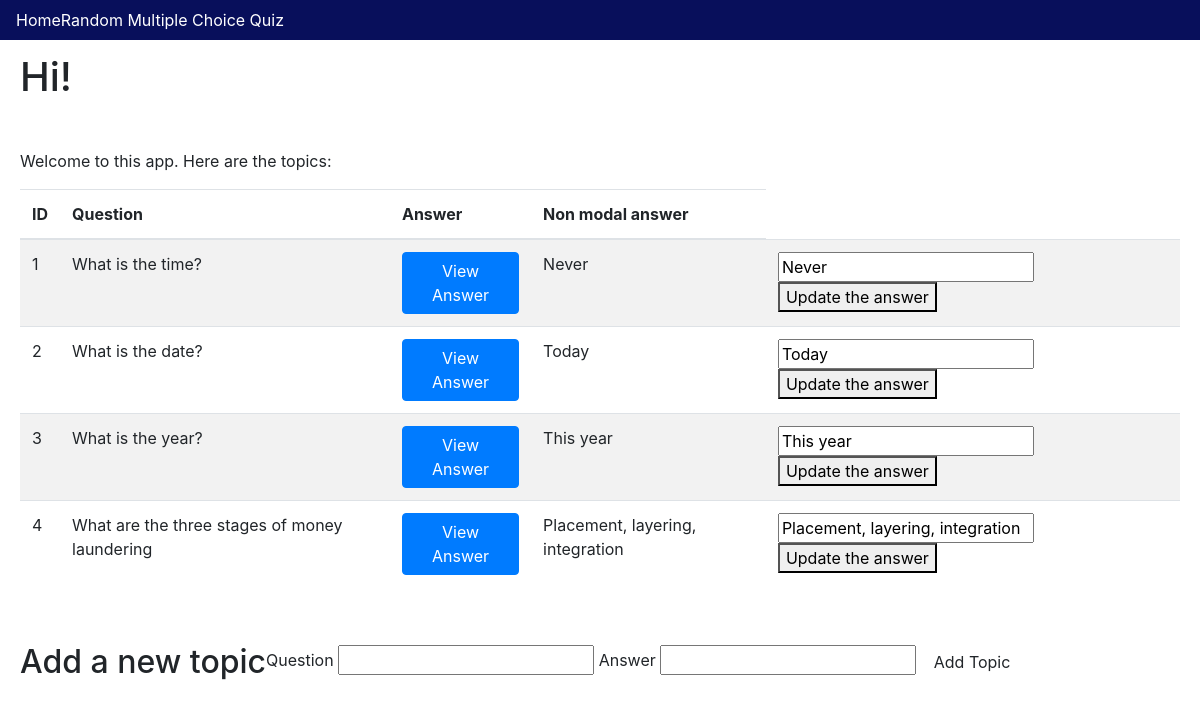
Before: / with the older database file.
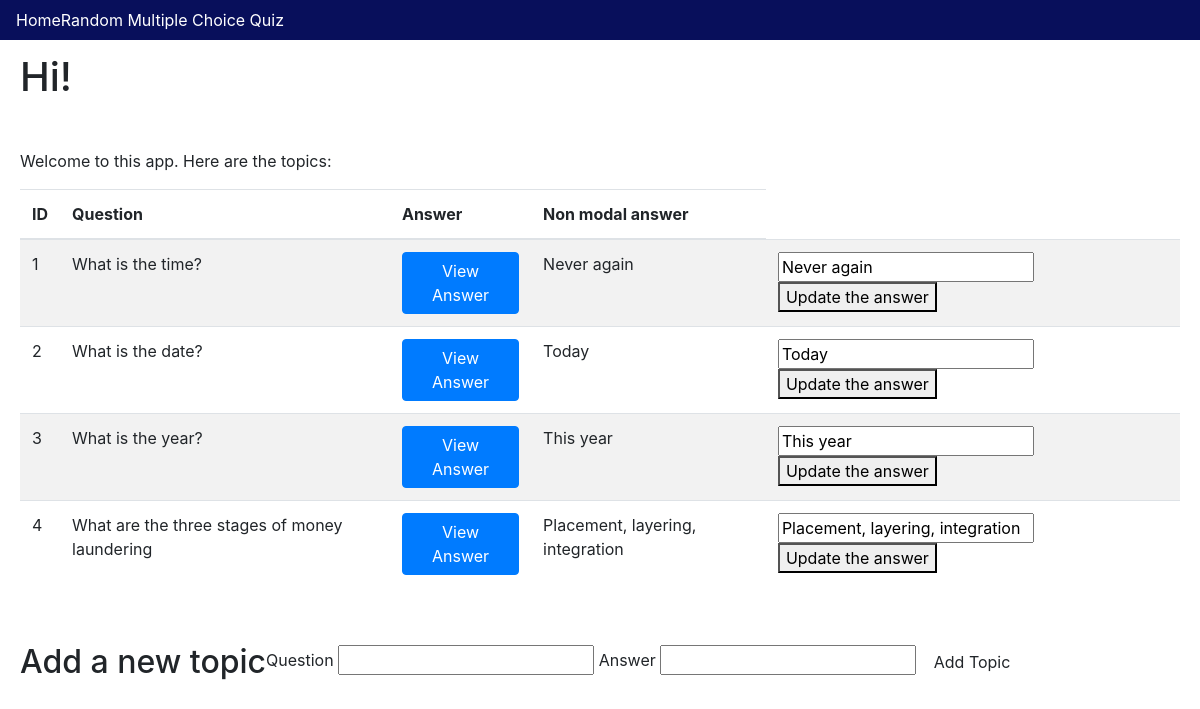
After: the same page with the newer database file.
### app/models.py (models this page shows, shortened)
class Topic(db.Model):
    id = db.Column(db.Integer, primary_key=True)
    question = db.Column(db.String(64), index=True)
    answer = db.Column(db.String(64))
    user_answer = db.Column(db.Enum(AnswerChoices), default=AnswerChoices.a, nullable=False)

### app/routes.py (the view)
@app.route('/')
def index():
    topics = Topic.query.all()
    return render_template('index.html', title='Home', topics=topics)

### app/templates/index.html (shortened to what this page needs)
{% extends "base.html" %} {% block content %}
<div class="container-fluid">
    <div class="row">
        <h1>Hi!</h1>
    </div>
    <div class="row">
        <p>Welcome to this app. Here are the topics:</p>
        <table class="table table-striped">
            <thead>
                <th>ID</th>
                <th>Question</th>
                <th>Answer</th>
                <th>Non modal answer</th>
            </thead>
            <tbody>
                {% for topic in topics %}
                <tr>
                    <td>{{topic.id}}</td>
                    <td> {{topic.question}}</td>
                    <td>
                        <button type="button" class="btn btn-primary" data-toggle="modal" data-target="#myModal{{ topic.id }}">View Answer
                        </button>
                    </td>
                    <td>{{topic.answer}}</td>
                    <td>
                        <form method="POST" action="/{{topic.id}}/update">
                            <input type="text" value="{{topic.answer}}" name="newanswer">
                            <button type="submit" value="Update">Update the answer</button>
                        </form>
                    </td>
                </tr>
                {% endfor %}
            </tbody>
        </table>
    </div>
    <div class="row">
        <h2>Add a new topic</h2>
        <form action="/" method="POST">
            <label for="question">Question</label>
            <input type="text" name="question" id="question" required />
            <label for="answer">Answer</label>
            <input type="text" name="answer" id="answer" required />
            <button type="submit" class="save btn btn-default" value="Add Topic">Add Topic</button>
        </form>
    </div>
</div>
{% endblock %}

### app/templates/base.html (shortened to what this page needs)
<!DOCTYPE html>
<html lang="en">
<head>
    <link rel="stylesheet" href="../static/css/styles.css">
    <link rel="stylesheet" href="https://stackpath.bootstrapcdn.com/bootstrap/4.4.1/css/bootstrap.min.css">
</head>
<body>
    <div class="header">
        <nav class="navbar fixed-top navbar-expand-sm">
            <div class="collapse navbar-collapse" id="navbarMenu">
                <ul class="navbar-nav">
                    <li><a href="/">Home</a></li>
                    <li><a href="/random_quiz">Random Multiple Choice Quiz</a></li>
                </ul>
            </div>
        </nav>
    </div>
    <hr> {% block content %}{% endblock %}
</body>
</html>

### app/static/css/styles.css (style rules this page uses)
nav { background-color: #080F5B; }
nav a { color: white }
.navbar-nav { list-style-type: none; }
.row { padding: 20px; }

Changed rows visible on the page:
changed Topic "What is the time?": answer "Never" → "Never again"; newanswer "Never" → "Never again"
